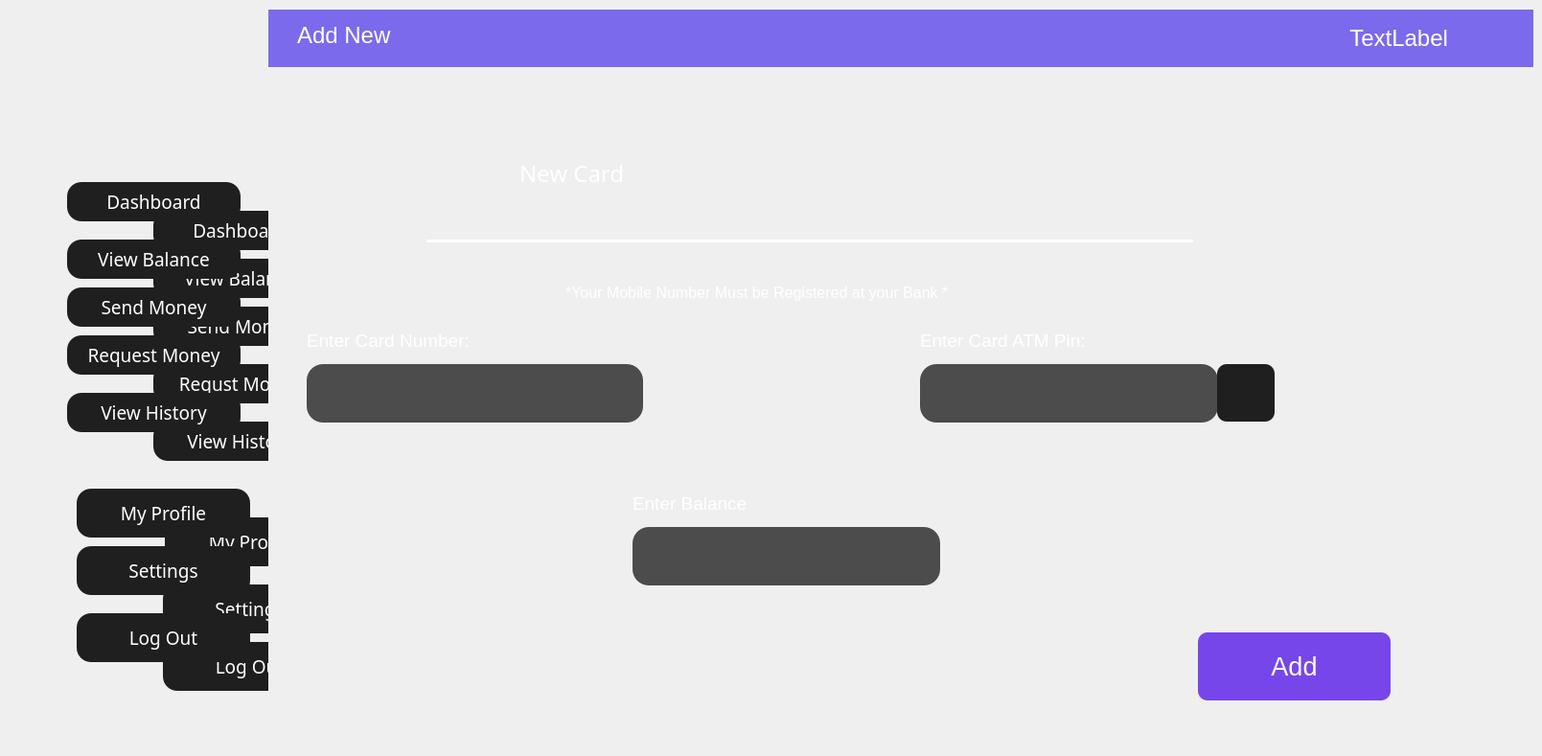
    <widget class="QWidget" name="page_7">
     <widget class="QWidget" name="widget_16" native="true">
      <property name="geometry">
       <rect>
        <x>0</x>
        <y>0</y>
        <width>1600</width>
        <height>780</height>
       </rect>
      </property>
      <property name="font">
       <font>
        <family>PT Bold Broken</family>
        <pointsize>14</pointsize>
       </font>
      </property>
      <property name="styleSheet">
       <string notr="true">color: rgb(255, 255, 255);</string>
      </property>
      <widget class="QWidget" name="widget_17" native="true">
       <property name="geometry">
        <rect>
         <x>280</x>
         <y>10</y>
         <width>1321</width>
         <height>60</height>
        </rect>
       </property>
       <property name="styleSheet">
        <string notr="true">background-color: rgb(123, 106, 235);
</string>
       </property>
       <widget class="QLabel" name="label_53">
        <property name="geometry">
         <rect>
          <x>30</x>
          <y>1</y>
          <width>201</width>
          <height>51</height>
         </rect>
        </property>
        <property name="font">
         <font>
          <family>Segoe UI</family>
          <pointsize>18</pointsize>
          <bold>false</bold>
         </font>
        </property>
        <property name="styleSheet">
         <string notr="true">background-color: rgb(123, 106, 235);
color:rgb(255, 255, 255);</string>
        </property>
        <property name="text">
         <string>Add New</string>
        </property>
       </widget>
       <widget class="QLabel" name="label_54">
        <property name="geometry">
         <rect>
          <x>810</x>
          <y>10</y>
          <width>421</width>
          <height>41</height>
         </rect>
        </property>
        <property name="font">
         <font>
          <family>Segoe UI</family>
          <pointsize>18</pointsize>
          <bold>false</bold>
         </font>
        </property>
        <property name="styleSheet">
         <string notr="true">background-color: rgb(123, 106, 235);
color:rgb(255, 255, 255);
</string>
        </property>
        <property name="text">
         <string>&lt;html&gt;&lt;head/&gt;&lt;body&gt;&lt;p align=&quot;right&quot;&gt;TextLabel&lt;/p&gt;&lt;/body&gt;&lt;/html&gt;</string>
        </property>
       </widget>
      </widget>
      <widget class="QWidget" name="widget_18" native="true">
       <property name="geometry">
        <rect>
         <x>0</x>
         <y>0</y>
         <width>280</width>
         <height>780</height>
        </rect>
       </property>
       <property name="styleSheet">
        <string notr="true">QPushButton{
	background-color: rgb(31, 31, 31);
	color: rgb(255, 255, 255);
	font: 700 12pt &quot;Arial&quot;;
    border-radius:15px;
}</string>
       </property>
       <widget class="QPushButton" name="pushButton_76">
        <property name="geometry">
         <rect>
          <x>160</x>
          <y>380</y>
          <width>181</width>
          <height>41</height>
         </rect>
        </property>
        <property name="text">
         <string>Requst Money</string>
        </property>
       </widget>
       <widget class="QPushButton" name="pushButton_77">
        <property name="geometry">
         <rect>
          <x>170</x>
          <y>610</y>
          <width>181</width>
          <height>51</height>
         </rect>
        </property>
        <property name="text">
         <string>Settings</string>
        </property>
       </widget>
       <widget class="QPushButton" name="pushButton_78">
        <property name="geometry">
         <rect>
          <x>160</x>
          <y>270</y>
          <width>181</width>
          <height>41</height>
         </rect>
        </property>
        <property name="text">
         <string>View Balance</string>
        </property>
       </widget>
       <widget class="QPushButton" name="pushButton_79">
        <property name="geometry">
         <rect>
          <x>172</x>
          <y>540</y>
          <width>181</width>
          <height>51</height>
         </rect>
        </property>
        <property name="text">
         <string>My Profile</string>
        </property>
       </widget>
       <widget class="QPushButton" name="pushButton_80">
        <property name="geometry">
         <rect>
          <x>160</x>
          <y>220</y>
          <width>181</width>
          <height>41</height>
         </rect>
        </property>
        <property name="text">
         <string>Dashboard</string>
        </property>
       </widget>
       <widget class="QPushButton" name="pushButton_81">
        <property name="geometry">
         <rect>
          <x>160</x>
          <y>440</y>
          <width>181</width>
          <height>41</height>
         </rect>
        </property>
        <property name="styleSheet">
         <string notr="true">background-color: rgb(31, 31, 31);</string>
        </property>
        <property name="text">
         <string>View History</string>
        </property>
       </widget>
       <widget class="QPushButton" name="pushButton_82">
        <property name="geometry">
         <rect>
          <x>160</x>
          <y>320</y>
          <width>181</width>
          <height>41</height>
         </rect>
        </property>
        <property name="text">
         <string>Send Money</string>
        </property>
       </widget>
       <widget class="QPushButton" name="pushButton_83">
        <property name="geometry">
         <rect>
          <x>170</x>
          <y>670</y>
          <width>181</width>
          <height>51</height>
         </rect>
        </property>
        <property name="text">
         <string>Log Out</string>
        </property>
       </widget>
       <widget class="QLabel" name="label_55">
        <property name="geometry">
         <rect>
          <x>0</x>
          <y>10</y>
          <width>281</width>
          <height>780</height>
         </rect>
        </property>
        <property name="styleSheet">
         <string notr="true">background-image: url(:/new/prefix1/leftSide.png);
QPushButton{
	background-color: rgb(31, 31, 31);
	color: rgb(255, 255, 255);
	font: 700 12pt &quot;Arial&quot;;
    border-radius:15px;
}</string>
        </property>
        <property name="text">
         <string/>
        </property>
        <property name="pixmap">
         <pixmap resource="assets.qrc">:/new/prefix1/leftSide.png</pixmap>
        </property>
        <property name="scaledContents">
         <bool>true</bool>
        </property>
       </widget>
       <widget class="QPushButton" name="pushButton_84">
        <property name="geometry">
         <rect>
          <x>70</x>
          <y>410</y>
          <width>181</width>
          <height>41</height>
         </rect>
        </property>
        <property name="styleSheet">
         <string notr="true">background-color: rgb(31, 31, 31);</string>
        </property>
        <property name="text">
         <string>View History</string>
        </property>
       </widget>
       <widget class="QPushButton" name="pushButton_85">
        <property name="geometry">
         <rect>
          <x>80</x>
          <y>640</y>
          <width>181</width>
          <height>51</height>
         </rect>
        </property>
        <property name="text">
         <string>Log Out</string>
        </property>
       </widget>
       <widget class="QPushButton" name="pushButton_86">
        <property name="geometry">
         <rect>
          <x>70</x>
          <y>300</y>
          <width>181</width>
          <height>41</height>
         </rect>
        </property>
        <property name="text">
         <string>Send Money</string>
        </property>
       </widget>
       <widget class="QPushButton" name="pushButton_87">
        <property name="geometry">
         <rect>
          <x>70</x>
          <y>190</y>
          <width>181</width>
          <height>41</height>
         </rect>
        </property>
        <property name="text">
         <string>Dashboard</string>
        </property>
       </widget>
       <widget class="QPushButton" name="pushButton_88">
        <property name="geometry">
         <rect>
          <x>70</x>
          <y>250</y>
          <width>181</width>
          <height>41</height>
         </rect>
        </property>
        <property name="text">
         <string>View Balance</string>
        </property>
       </widget>
       <widget class="QPushButton" name="pushButton_89">
        <property name="geometry">
         <rect>
          <x>80</x>
          <y>510</y>
          <width>181</width>
          <height>51</height>
         </rect>
        </property>
        <property name="text">
         <string>My Profile</string>
        </property>
       </widget>
       <widget class="QPushButton" name="pushButton_90">
        <property name="geometry">
         <rect>
          <x>70</x>
          <y>350</y>
          <width>181</width>
          <height>41</height>
         </rect>
        </property>
        <property name="text">
         <string>Request Money</string>
        </property>
       </widget>
       <widget class="QPushButton" name="pushButton_91">
        <property name="geometry">
         <rect>
          <x>80</x>
          <y>570</y>
          <width>181</width>
          <height>51</height>
         </rect>
        </property>
        <property name="text">
         <string>Settings</string>
        </property>
       </widget>
      </widget>
      <widget class="QWidget" name="widget_19" native="true">
       <property name="geometry">
        <rect>
         <x>300</x>
         <y>110</y>
         <width>1131</width>
         <height>161</height>
        </rect>
       </property>
       <widget class="QLabel" name="label_56">
        <property name="geometry">
         <rect>
          <x>72</x>
          <y>9</y>
          <width>131</width>
          <height>111</height>
         </rect>
        </property>
        <property name="text">
         <string/>
        </property>
        <property name="pixmap">
         <pixmap resource="assets.qrc">:/new/prefix1/cashIn.png</pixmap>
        </property>
        <property name="scaledContents">
         <bool>true</bool>
        </property>
       </widget>
       <widget class="QLabel" name="label_57">
        <property name="geometry">
         <rect>
          <x>242</x>
          <y>40</y>
          <width>171</width>
          <height>61</height>
         </rect>
        </property>
        <property name="font">
         <font>
          <family>Old Antic Outline Shaded</family>
          <pointsize>18</pointsize>
         </font>
        </property>
        <property name="styleSheet">
         <string notr="true">color: rgb(255, 255, 255);</string>
        </property>
        <property name="text">
         <string>New Card</string>
        </property>
       </widget>
       <widget class="QLabel" name="label_58">
        <property name="geometry">
         <rect>
          <x>145</x>
          <y>140</y>
          <width>800</width>
          <height>3</height>
         </rect>
        </property>
        <property name="styleSheet">
         <string notr="true">background-color: rgb(255, 255, 255);</string>
        </property>
        <property name="text">
         <string/>
        </property>
       </widget>
      </widget>
      <widget class="QLabel" name="label_59">
       <property name="geometry">
        <rect>
         <x>590</x>
         <y>290</y>
         <width>535</width>
         <height>31</height>
        </rect>
       </property>
       <property name="font">
        <font>
         <pointsize>12</pointsize>
        </font>
       </property>
       <property name="styleSheet">
        <string notr="true">color: rgb(255, 255, 255);</string>
       </property>
       <property name="text">
        <string>*Your Mobile Number Must be Registered at your Bank *</string>
       </property>
      </widget>
      <widget class="QLabel" name="label_60">
       <property name="geometry">
        <rect>
         <x>320</x>
         <y>340</y>
         <width>251</width>
         <height>31</height>
        </rect>
       </property>
       <property name="font">
        <font>
         <pointsize>14</pointsize>
        </font>
       </property>
       <property name="text">
        <string>Enter Card Number:</string>
       </property>
      </widget>
      <widget class="QLabel" name="label_61">
       <property name="geometry">
        <rect>
         <x>960</x>
         <y>340</y>
         <width>251</width>
         <height>31</height>
        </rect>
       </property>
       <property name="font">
        <font>
         <pointsize>14</pointsize>
        </font>
       </property>
       <property name="text">
        <string>Enter Card ATM Pin:</string>
       </property>
      </widget>
      <widget class="QLineEdit" name="lineEdit_2">
       <property name="geometry">
        <rect>
         <x>320</x>
         <y>380</y>
         <width>351</width>
         <height>61</height>
        </rect>
       </property>
       <property name="font">
        <font>
         <family>Arial</family>
         <pointsize>16</pointsize>
        </font>
       </property>
       <property name="styleSheet">
        <string notr="true">background-color: rgb(76, 76, 76);
border-radius:17px;
</string>
       </property>
       <property name="text">
        <string/>
       </property>
      </widget>
      <widget class="QLineEdit" name="lineEdit_3">
       <property name="geometry">
        <rect>
         <x>960</x>
         <y>380</y>
         <width>311</width>
         <height>61</height>
        </rect>
       </property>
       <property name="font">
        <font>
         <pointsize>16</pointsize>
        </font>
       </property>
       <property name="styleSheet">
        <string notr="true">background-color: rgb(76, 76, 76);
border-radius:17px;
</string>
       </property>
       <property name="echoMode">
        <enum>QLineEdit::Password</enum>
       </property>
      </widget>
      <widget class="QPushButton" name="pushButton_92">
       <property name="geometry">
        <rect>
         <x>1250</x>
         <y>660</y>
         <width>201</width>
         <height>71</height>
        </rect>
       </property>
       <property name="font">
        <font>
         <family>Segoe UI</family>
         <pointsize>20</pointsize>
         <bold>false</bold>
        </font>
       </property>
       <property name="styleSheet">
        <string notr="true">QPushButton:hover{
	background-color:rgb(100, 60, 200);
}
QPushButton{
background-color:rgb(119, 70, 234);
border-radius:10px;
color:rgb(255, 255, 255);
}</string>
       </property>
       <property name="text">
        <string>Add</string>
       </property>
      </widget>
      <widget class="QLabel" name="label_158">
       <property name="geometry">
        <rect>
         <x>660</x>
         <y>510</y>
         <width>251</width>
         <height>31</height>
        </rect>
       </property>
       <property name="font">
        <font>
         <pointsize>14</pointsize>
        </font>
       </property>
       <property name="text">
        <string>Enter Balance</string>
       </property>
      </widget>
      <widget class="QLineEdit" name="lineEdit_14">
       <property name="geometry">
        <rect>
         <x>660</x>
         <y>550</y>
         <width>321</width>
         <height>61</height>
        </rect>
       </property>
       <property name="font">
        <font>
         <pointsize>20</pointsize>
        </font>
       </property>
       <property name="styleSheet">
        <string notr="true">background-color: rgb(76, 76, 76);
border-radius:17px;
</string>
       </property>
       <property name="text">
        <string/>
       </property>
      </widget>
      <widget class="QLabel" name="label_159">
       <property name="geometry">
        <rect>
         <x>320</x>
         <y>450</y>
         <width>421</width>
         <height>20</height>
        </rect>
       </property>
       <property name="font">
        <font>
         <pointsize>12</pointsize>
        </font>
       </property>
       <property name="styleSheet">
        <string notr="true">color:red;</string>
       </property>
       <property name="text">
        <string/>
       </property>
      </widget>
      <widget class="QLabel" name="label_160">
       <property name="geometry">
        <rect>
         <x>960</x>
         <y>450</y>
         <width>421</width>
         <height>20</height>
        </rect>
       </property>
       <property name="font">
        <font>
         <pointsize>12</pointsize>
        </font>
       </property>
       <property name="styleSheet">
        <string notr="true">color:red;</string>
       </property>
       <property name="text">
        <string/>
       </property>
      </widget>
      <widget class="QLabel" name="label_161">
       <property name="geometry">
        <rect>
         <x>660</x>
         <y>630</y>
         <width>421</width>
         <height>20</height>
        </rect>
       </property>
       <property name="font">
        <font>
         <pointsize>12</pointsize>
        </font>
       </property>
       <property name="styleSheet">
        <string notr="true">color:red;</string>
       </property>
       <property name="text">
        <string/>
       </property>
      </widget>
      <widget class="QPushButton" name="pushButton_160">
       <property name="geometry">
        <rect>
         <x>1270</x>
         <y>380</y>
         <width>60</width>
         <height>60</height>
        </rect>
       </property>
       <property name="styleSheet">
        <string notr="true">background-color:rgb(31, 31, 31) ;
border-radius:10;</string>
       </property>
       <property name="text">
        <string/>
       </property>
       <property name="icon">
        <iconset resource="assets.qrc">
         <normaloff>:/new/prefix1/eye-password-show-svgrepo-com (1).png</normaloff>:/new/prefix1/eye-password-show-svgrepo-com (1).png</iconset>
       </property>
       <property name="iconSize">
        <size>
         <width>40</width>
         <height>40</height>
        </size>
       </property>
      </widget>
     </widget>
    </widget>
